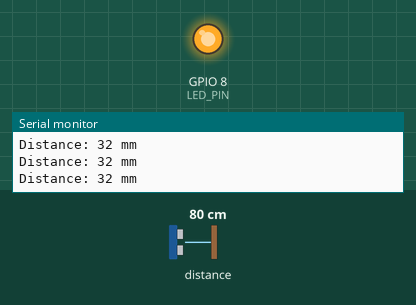
Recording of a sketch running on a simulated ESP32-C3. Shown: output pins drawn as LEDs (lit = HIGH), the last lines printed to the serial monitor. The test bench sets the inputs (shaded band); at power-on: distance to the obstacle 80 cm.

Above: at 1.2 s.
1.3 s: distance to the obstacle set to 71 cm
At 1.9 s:
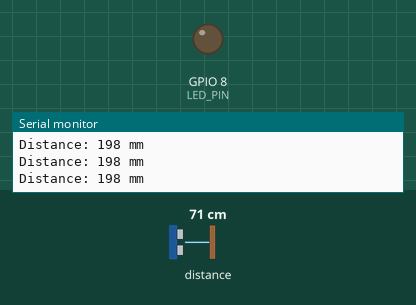
2.9 s: distance to the obstacle set to 6 cm
4.4 s: distance to the obstacle set to 3 cm
At 5.3 s:
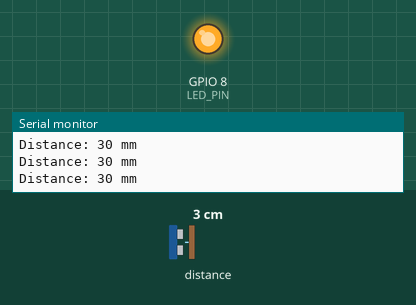
5.9 s: distance to the obstacle set to 9 cm
At 6.5 s:
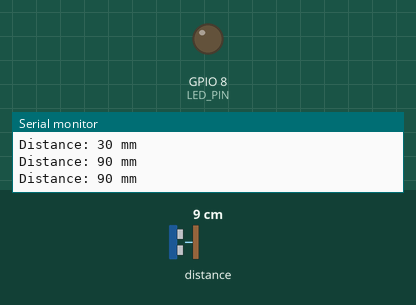
Timing chart, 0 to 8.5 s (numbered marks = the images above; inputs shaded):
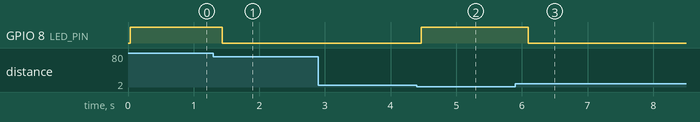

Measured:
- the behaviour switches between 77 and 76 cm on distance to the obstacle (found by bisection; images 0 and 1)
- the behaviour switches between 5 and 4 cm on distance to the obstacle (found by bisection; images 1 and 2)
- after the input at 1.3 s, GPIO 8 (LED_PIN): HIGH → LOW after 0.13 s
- after the input at 4.4 s, GPIO 8 (LED_PIN): LOW → HIGH after 0.07 s
- after the input at 5.9 s, GPIO 8 (LED_PIN): HIGH → LOW after 0.20 s

The sketch:

TOFsensorVL6180X-ESP32C3superMini.ino
```cpp
#include <Wire.h>
#include "Adafruit_VL6180X.h"

#define LED_PIN 8  // Change to 2 if your board uses GPIO2 for the onboard LED

Adafruit_VL6180X vl = Adafruit_VL6180X();

void setup() {
  Serial.begin(115200);
  pinMode(LED_PIN, OUTPUT);
  digitalWrite(LED_PIN, LOW);  // Start with LED off

  Wire.begin(6, 7);  // Default I2C pins on ESP32-C3 Super Mini (SDA=6, SCL=7)

  if (!vl.begin()) {
    Serial.println("Failed to find VL6180X sensor. Check wiring!");
    while (1) {
      delay(1000);
    }
  }
  Serial.println("VL6180X Ready!");
}

void loop() {
  uint8_t range = vl.readRange();
  uint8_t status = vl.readRangeStatus();

  if (status == VL6180X_ERROR_NONE) {
    Serial.print("Distance: ");
    Serial.print(range);
    Serial.println(" mm");

    if (range < 50) {
      digitalWrite(LED_PIN, HIGH);  // Object is close, turn LED on
    } else {
      digitalWrite(LED_PIN, LOW);   // Object is far, turn LED off
    }
  } else {
    Serial.print("Range error: ");
    Serial.println(status);
  }

  delay(200);  // Short delay to avoid spamming
}
```
